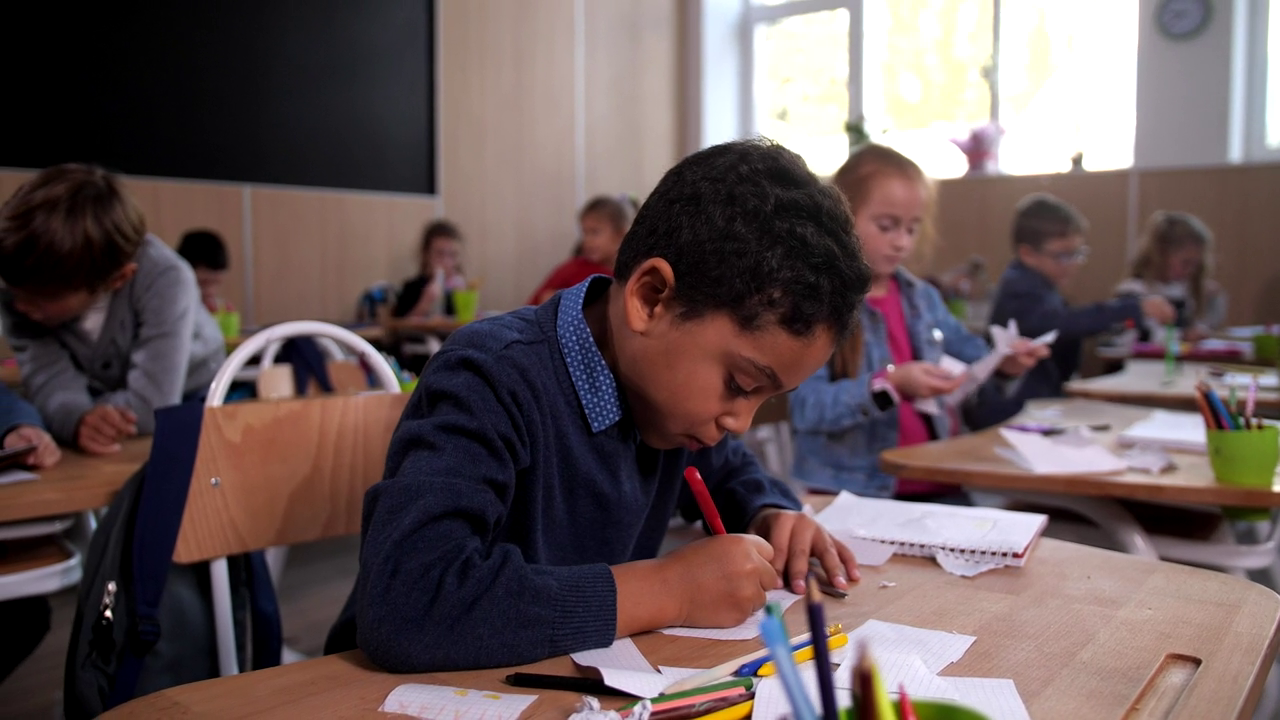
#> input picture frame 34 of vid2.mp4, 1280 x 720 px
$ python face.py
#> lines starting #> are read from the running program, lines starting #| are printed output that depends on the picture; after the words box and inside, x2 and y2 are one past the last pixel; in counts of white or black regions, pixels touching at a corner belong together
import cv2

# Load the cascade
face_cascade = cv2.CascadeClassifier(cv2.data.haarcascades + 'haarcascade_frontalface_default.xml')

# To capture video from existing video.
cap = cv2.VideoCapture('vid2.mp4')

while True:
    # Read the frame
    _, img = cap.read()
#> img is the input picture: shape (720, 1280, 3); mean B, G, R 88, 87.3, 103

    # Convert to grayscale
    gray = cv2.cvtColor(img, cv2.COLOR_BGR2GRAY)
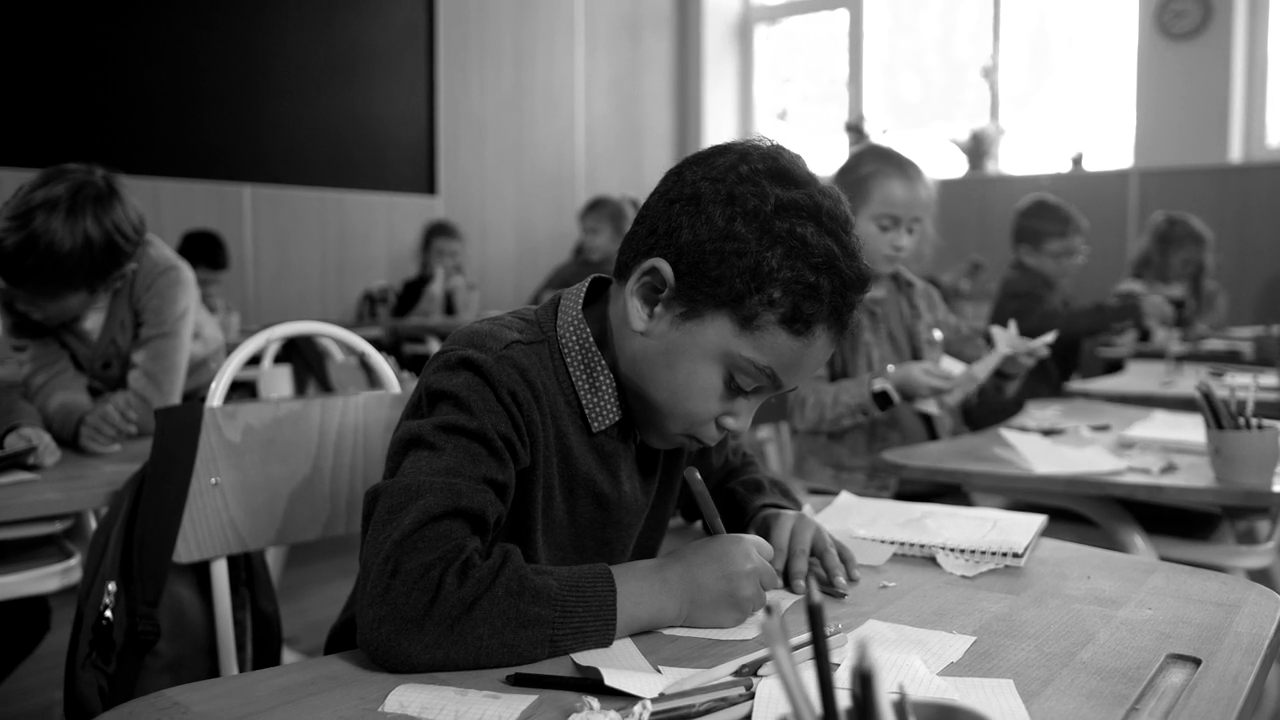
#> gray: shape (720, 1280); min 0, max 255, mean 92.1

    # Detect the faces
    faces = face_cascade.detectMultiScale(gray, 1.1, 4)
#> faces = ()

    # Draw the rectangle around each face
    for (x, y, w, h) in faces:
        cv2.rectangle(img, (x, y), (x+w, y+h), (255, 0, 0), 2)
#> this loop made 0 passes

    # Display
    cv2.imshow('Video', img)

    # Stop if escape key is pressed
    k = cv2.waitKey(30) & 0xff
#> (key Esc is pressed here)
    if k==27:
        break

# Release the VideoCapture object
cap.release()

$ run again, starting later in the video
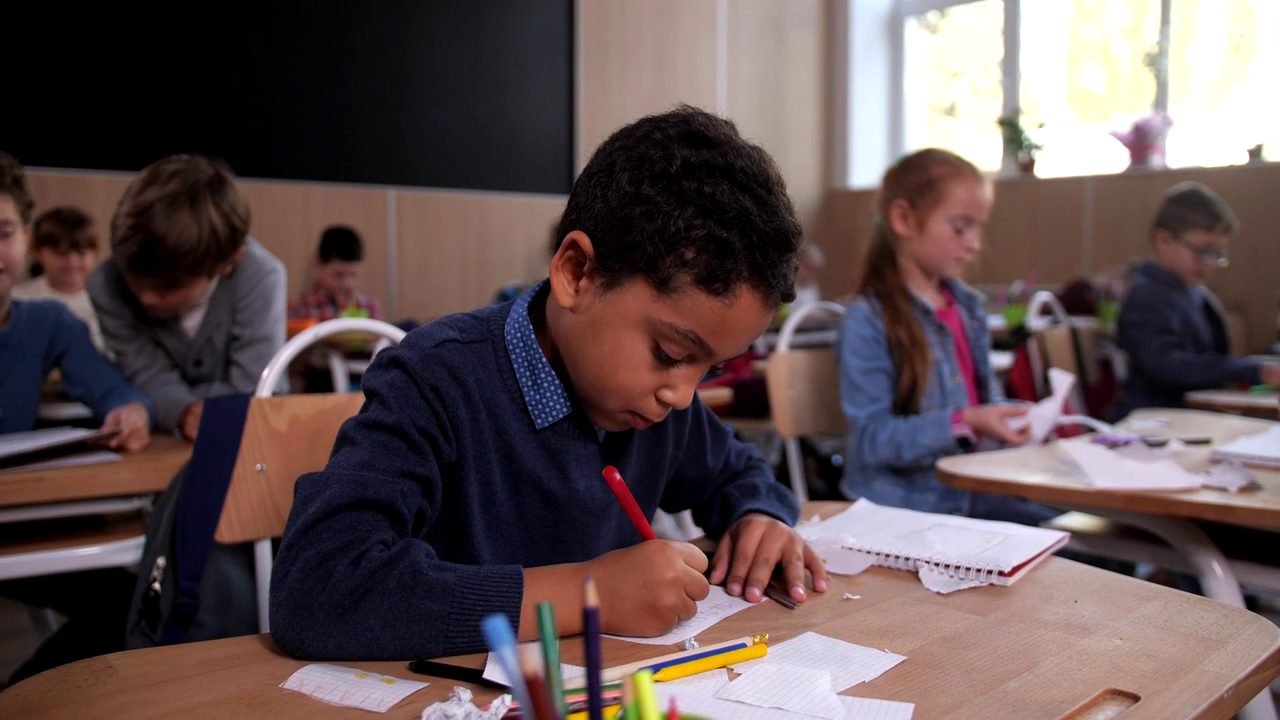
#> input picture frame 153 of vid2.mp4, 1280 x 720 px
#> img is the input picture: shape (720, 1280, 3); mean B, G, R 81.3, 80.2, 96.4
#> `gray = cv2.cvtColor(img, cv2.COLOR_BGR2GRAY)`:
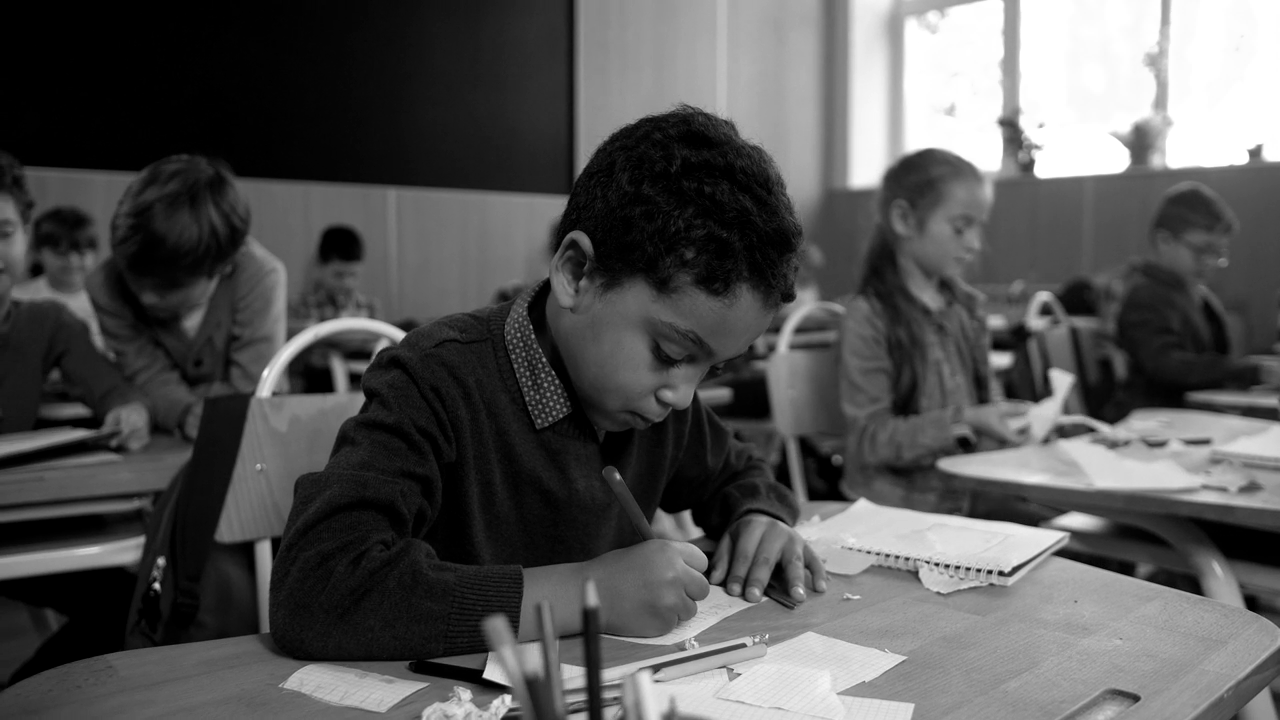
#> gray: shape (720, 1280); min 0, max 255, mean 85.1
#> faces = [[590, 671, 45, 45]]
#> the loop `for (x, y, w, h) in faces:` made 1 pass
#> after the loop `for (x, y, w, h) in faces:`:
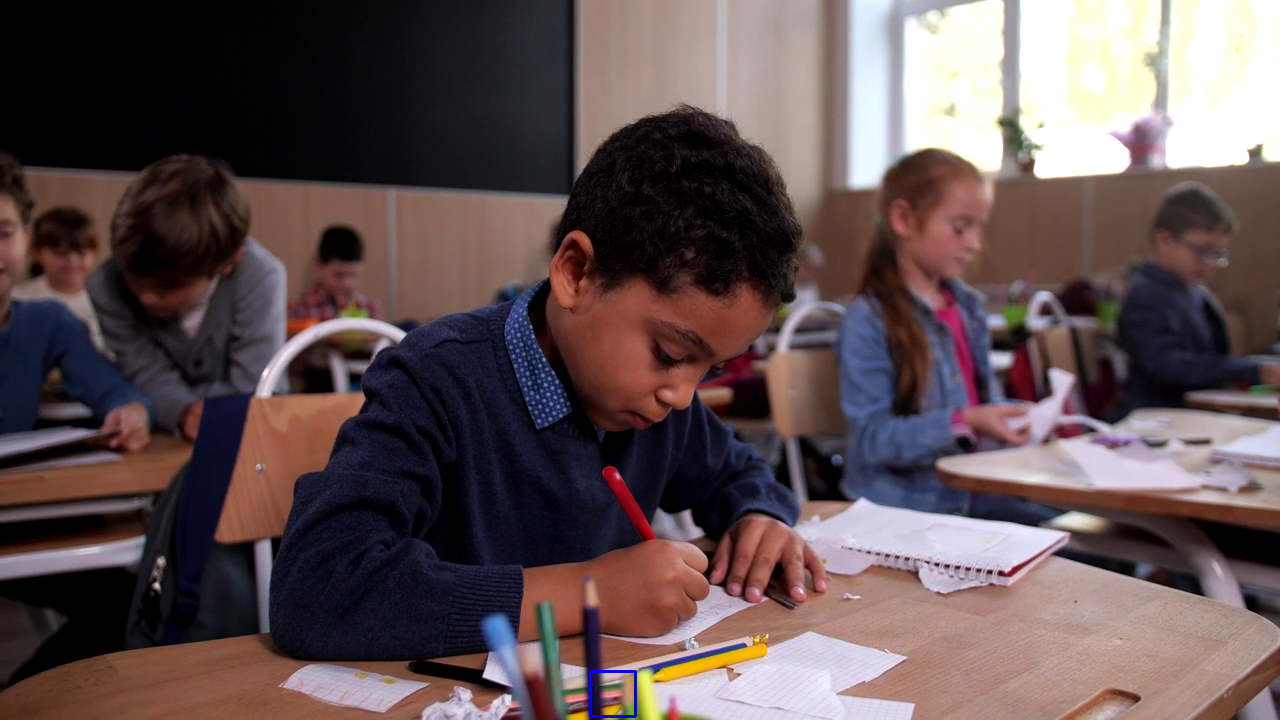
#> img: shape (720, 1280, 3); 0.06% of pixels changed, all inside (x1, y1, x2, y2) = (589, 670, 637, 718)

$ run again, starting later in the video
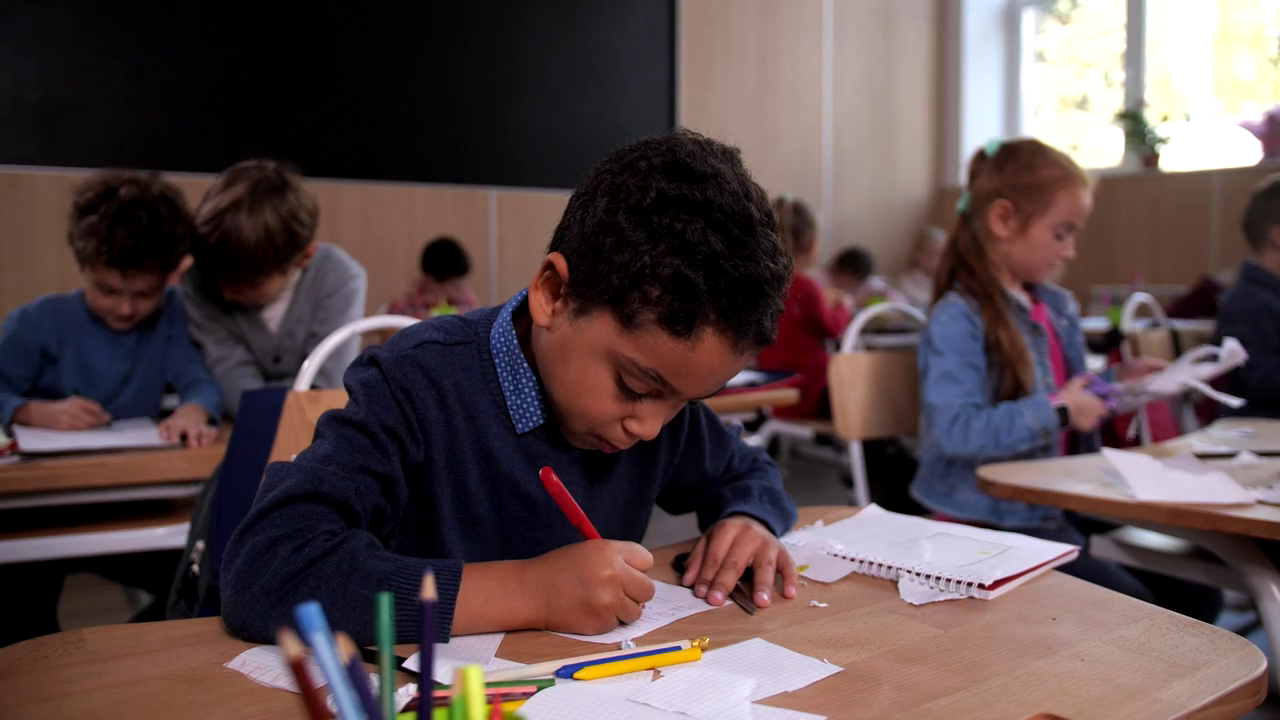
#> input picture frame 272 of vid2.mp4, 1280 x 720 px
#> img is the input picture: shape (720, 1280, 3); mean B, G, R 74.8, 73.6, 90.1
#> `gray = cv2.cvtColor(img, cv2.COLOR_BGR2GRAY)`:
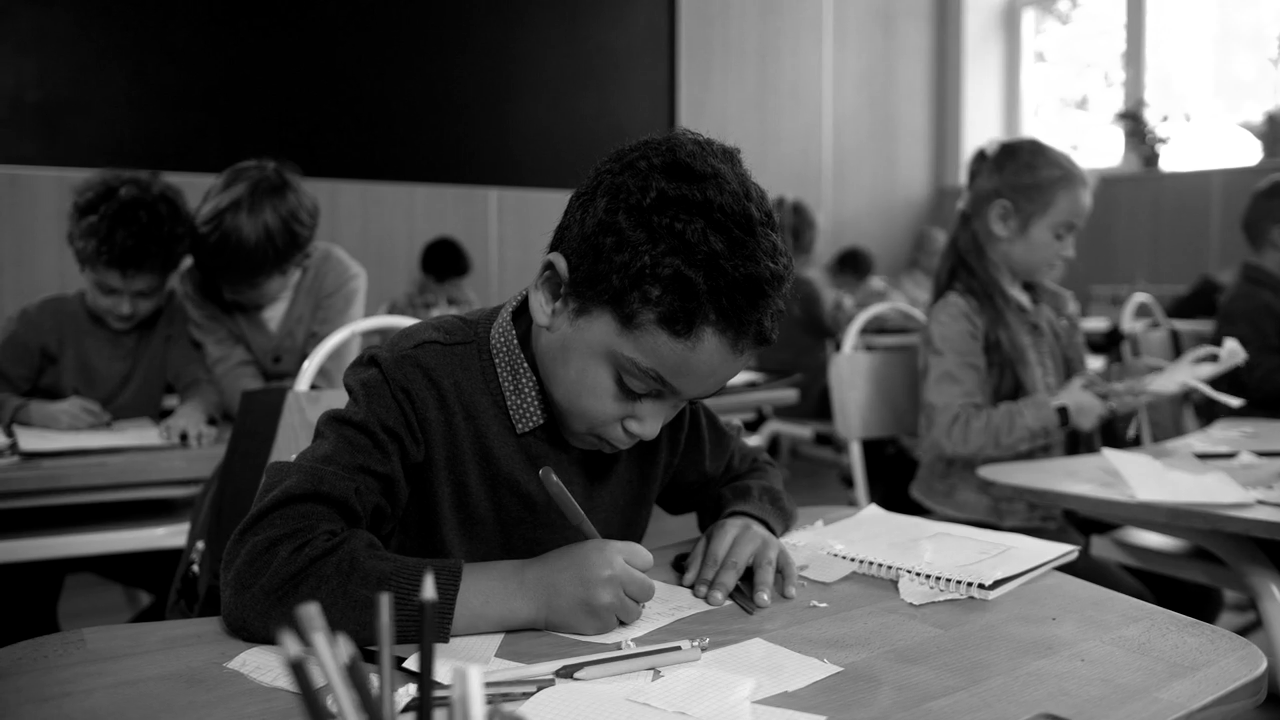
#> gray: shape (720, 1280); min 0, max 255, mean 78.6
#> faces = [[924, 297, 55, 55], [710, 366, 61, 61]]
#> the loop `for (x, y, w, h) in faces:` made 2 passes
#> after the loop `for (x, y, w, h) in faces:`:
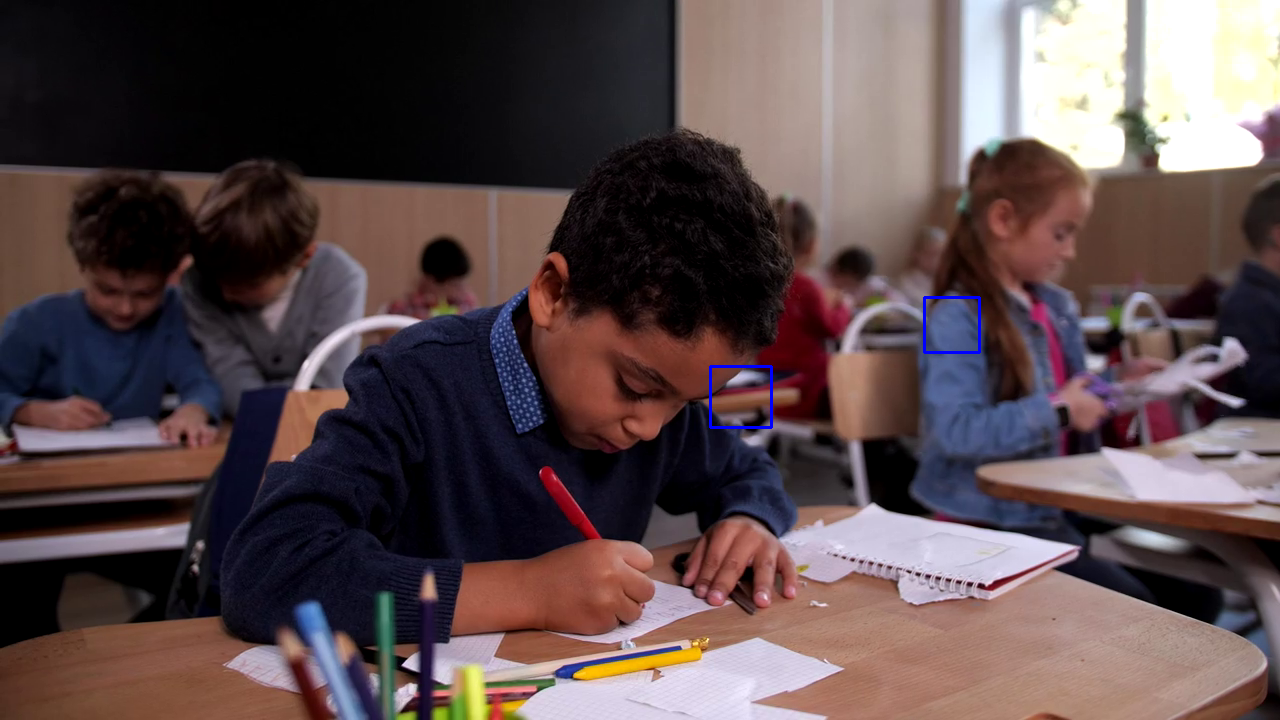
#> img: shape (720, 1280, 3); 0.15% of pixels changed, all inside (x1, y1, x2, y2) = (709, 296, 981, 429)
